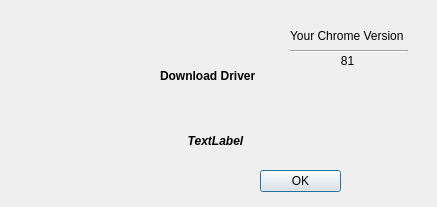
<?xml version="1.0" encoding="UTF-8"?>
<ui version="4.0">
 <class>Dialog</class>
 <widget class="QDialog" name="Dialog">
  <property name="geometry">
   <rect>
    <x>0</x>
    <y>0</y>
    <width>437</width>
    <height>207</height>
   </rect>
  </property>
  <property name="windowTitle">
   <string>Dialog</string>
  </property>
  <widget class="QLabel" name="label">
   <property name="geometry">
    <rect>
     <x>0</x>
     <y>-10</y>
     <width>461</width>
     <height>231</height>
    </rect>
   </property>
   <property name="text">
    <string/>
   </property>
   <property name="pixmap">
    <pixmap>../img/bg.png</pixmap>
   </property>
  </widget>
  <widget class="QDialogButtonBox" name="buttonBox">
   <property name="geometry">
    <rect>
     <x>260</x>
     <y>170</y>
     <width>81</width>
     <height>31</height>
    </rect>
   </property>
   <property name="orientation">
    <enum>Qt::Vertical</enum>
   </property>
   <property name="standardButtons">
    <set>QDialogButtonBox::Ok</set>
   </property>
  </widget>
  <widget class="QLabel" name="url">
   <property name="geometry">
    <rect>
     <x>160</x>
     <y>60</y>
     <width>101</width>
     <height>31</height>
    </rect>
   </property>
   <property name="font">
    <font>
     <weight>75</weight>
     <bold>true</bold>
    </font>
   </property>
   <property name="text">
    <string>Download Driver</string>
   </property>
   <property name="textFormat">
    <enum>Qt::AutoText</enum>
   </property>
   <property name="wordWrap">
    <bool>false</bool>
   </property>
  </widget>
  <widget class="QLabel" name="path">
   <property name="geometry">
    <rect>
     <x>10</x>
     <y>130</y>
     <width>411</width>
     <height>21</height>
    </rect>
   </property>
   <property name="font">
    <font>
     <family>MS Sans Serif</family>
     <weight>75</weight>
     <italic>true</italic>
     <bold>true</bold>
    </font>
   </property>
   <property name="text">
    <string>TextLabel</string>
   </property>
   <property name="alignment">
    <set>Qt::AlignCenter</set>
   </property>
   <property name="wordWrap">
    <bool>false</bool>
   </property>
   <property name="indent">
    <number>-10</number>
   </property>
  </widget>
  <widget class="QLabel" name="label_2">
   <property name="geometry">
    <rect>
     <x>290</x>
     <y>20</y>
     <width>131</width>
     <height>31</height>
    </rect>
   </property>
   <property name="text">
    <string>Your Chrome Version</string>
   </property>
  </widget>
  <widget class="QLabel" name="label_3">
   <property name="geometry">
    <rect>
     <x>320</x>
     <y>50</y>
     <width>55</width>
     <height>21</height>
    </rect>
   </property>
   <property name="text">
    <string>81</string>
   </property>
   <property name="alignment">
    <set>Qt::AlignCenter</set>
   </property>
  </widget>
  <widget class="Line" name="line_2">
   <property name="geometry">
    <rect>
     <x>290</x>
     <y>50</y>
     <width>118</width>
     <height>3</height>
    </rect>
   </property>
   <property name="orientation">
    <enum>Qt::Horizontal</enum>
   </property>
  </widget>
 </widget>
 <resources/>
 <connections/>
</ui>
